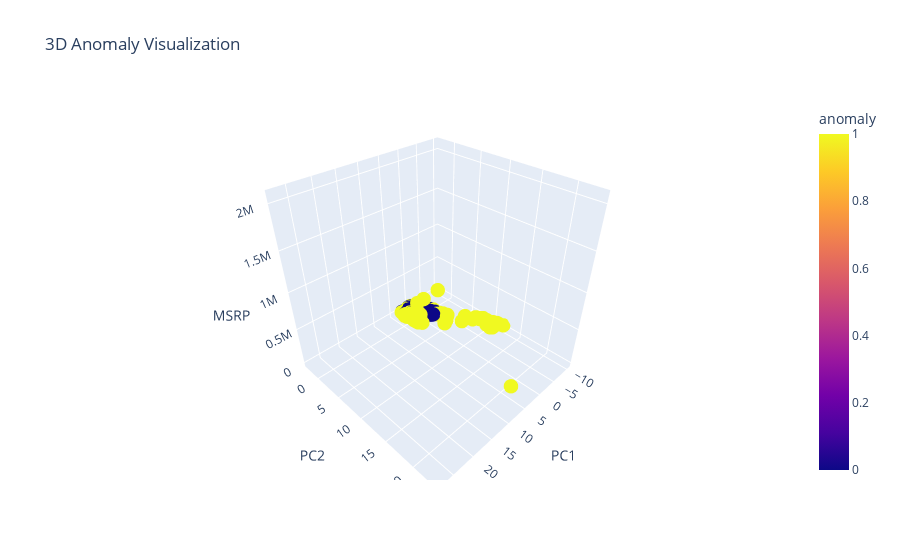

Notebook cell for this chart:
### Code cell
# Interactive 3D plot with Plotly
fig = px.scatter_3d(
    plot_df, 
    x='PC1', 
    y='PC2', 
    z='MSRP',
    color='anomaly',
    color_discrete_map={0: 'blue', 1: 'red'},
    hover_data=['Make'],
    title="3D Anomaly Visualization"
)
fig.update_traces(marker=dict(size=5))
fig.show()

### Figure 1 — Plotly figure (JSON) as saved in the notebook; plotly's stock layout.template omitted (floating-point values rounded to 4 significant figures; data arrays with more than 128 entries replaced by an {"elided": "..."} marker saying what was removed)
{"data": [{"customdata": {"elided": "11914x1 str values"}, "hovertemplate": "PC1=%{x}<br>PC2=%{y}<br>MSRP=%{z}<br>Make=%{customdata[0]}<br>anomaly=%{marker.color}<extra></extra>", "legendgroup": "", "marker": {"color": {"elided": "11914 int values"}, "coloraxis": "coloraxis", "size": 5, "symbol": "circle"}, "mode": "markers", "name": "", "scene": "scene", "showlegend": false, "type": "scatter3d", "x": {"elided": "11914 float values"}, "y": {"elided": "11914 float values"}, "z": {"elided": "11914 int values"}}], "layout": {"coloraxis": {"colorbar": {"title": {"text": "anomaly"}}, "colorscale": [[0, "#0d0887"], [0.1111, "#46039f"], [0.2222, "#7201a8"], [0.3333, "#9c179e"], [0.4444, "#bd3786"], [0.5556, "#d8576b"], [0.6667, "#ed7953"], [0.7778, "#fb9f3a"], [0.8889, "#fdca26"], [1, "#f0f921"]]}, "legend": {"tracegroupgap": 0}, "scene": {"domain": {"x": [0, 1], "y": [0, 1]}, "xaxis": {"title": {"text": "PC1"}}, "yaxis": {"title": {"text": "PC2"}}, "zaxis": {"title": {"text": "MSRP"}}}, "title": {"text": "3D Anomaly Visualization"}}}
